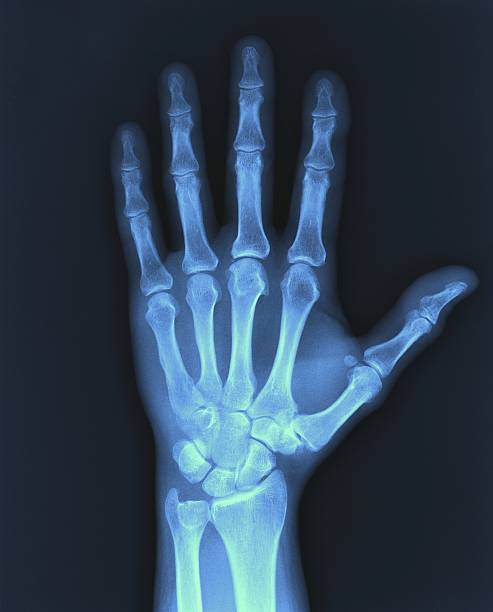
#> input picture ImgEnhance/xray.jpg, 493 x 612 px
$ jupyter execute --allow-errors enhance.ipynb
#> lines starting #> are read from the running program, lines starting #| are printed output that depends on the picture; after the words box and inside, x2 and y2 are one past the last pixel; in counts of white or black regions, pixels touching at a corner belong together
[cell 1]
import cv2
import numpy as np
import matplotlib.pyplot as plt

[cell 2]
# Load the image (grayscale or color)
image_path = 'xray.jpg'  # Replace with your image path
image = cv2.imread(image_path, cv2.IMREAD_GRAYSCALE)  # For grayscale, use IMREAD_GRAYSCALE; for color, remove this flag
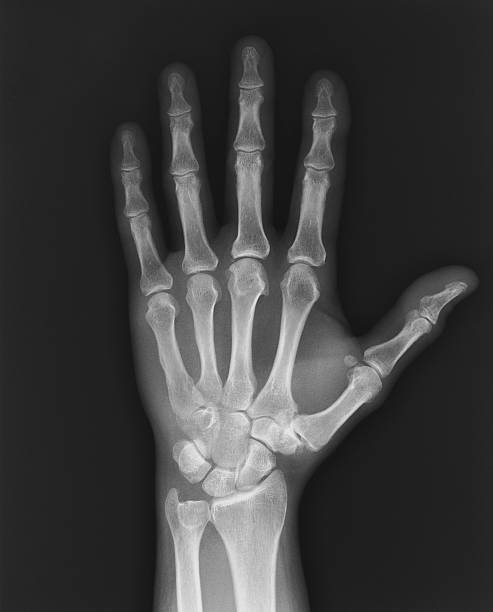
#> image: shape (612, 493); min 16, max 243, mean 62.1

[cell 3]
# 1. Histogram Equalization
hist_eq_image = cv2.equalizeHist(image)
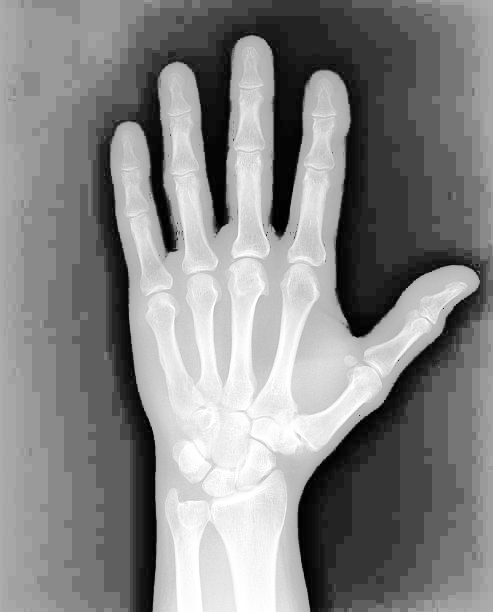
#> hist_eq_image: shape (612, 493); min 0, max 255, mean 132.7

# 2. Contrast Limited Adaptive Histogram Equalization (CLAHE)
clahe = cv2.createCLAHE(clipLimit=2.0, tileGridSize=(8, 8))
clahe_image = clahe.apply(image)
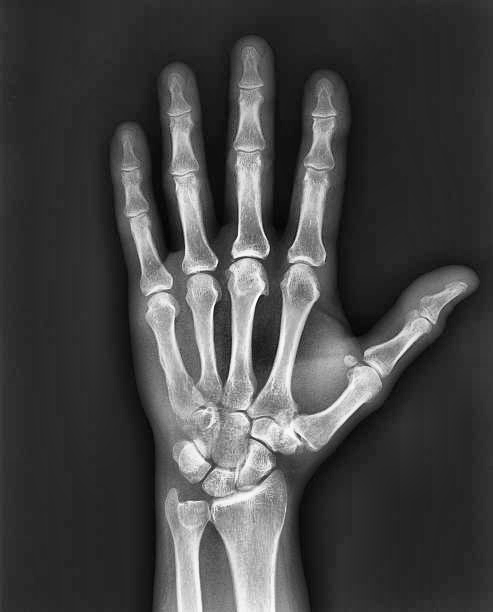
#> clahe_image: shape (612, 493); min 4, max 253, mean 69.2
# 3. Unsharp Masking (Enhancing edges)
blurred = cv2.GaussianBlur(image, (9, 9), 10.0)
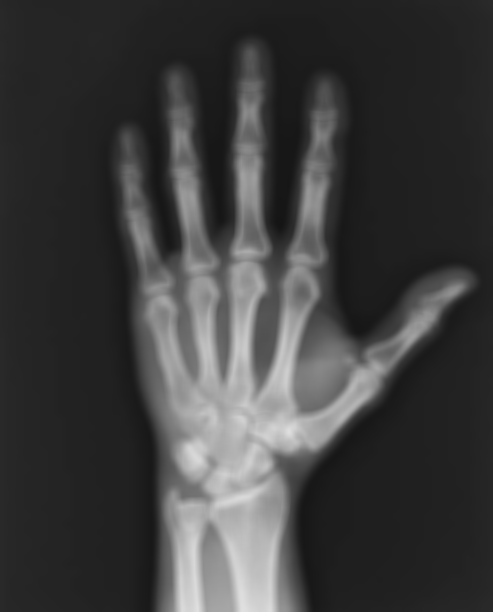
#> blurred: shape (612, 493); min 20, max 224, mean 62.1
unsharp_image = cv2.addWeighted(image, 1.5, blurred, -0.5, 0)

# 4. Noise Reduction (Denoising)
denoised_image = cv2.fastNlMeansDenoising(image, None, 30, 7, 21)

# 5. Edge Detection using Canny
edges_image = cv2.Canny(image, 100, 200)
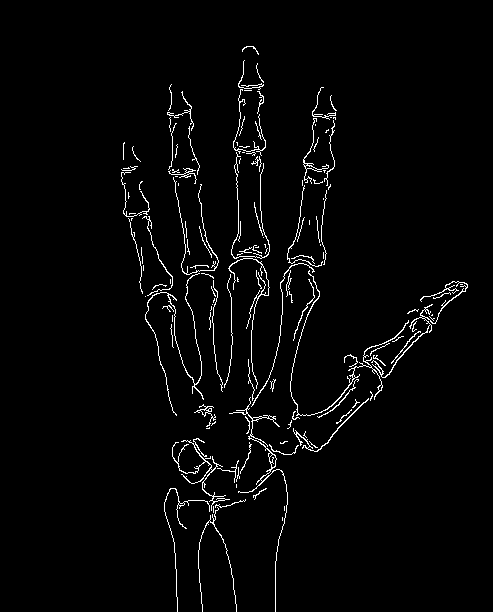
#> edges_image: shape (612, 493); 2.5% white in thin lines or dots, all inside (x1, y1, x2, y2) = (121, 46, 468, 612)

# Display all results together
plt.figure(figsize=(15, 10))

[cell 4]
# Original Image
plt.subplot(2, 3, 1)
plt.imshow(image, cmap='gray')
plt.title('Original Image')
plt.axis('off')

[cell 5]
# Histogram Equalization
plt.subplot(2, 3, 2)
plt.imshow(hist_eq_image, cmap='gray')
plt.title('Histogram Equalization')
plt.axis('off')
#> (the rest of this cell did not finish here and is left out)

[cell 6]
# CLAHE
plt.subplot(2, 3, 3)
plt.imshow(clahe_image, cmap='gray')
plt.title('CLAHE')
plt.axis('off')
#> (the rest of this cell did not finish here and is left out)

[cell 7]
# Unsharp Masking
plt.subplot(2, 3, 4)
plt.imshow(unsharp_image, cmap='gray')
plt.title('Unsharp Masking')
plt.axis('off')
#> (the rest of this cell did not finish here and is left out)

[cell 8]
# Noise Reduction
plt.subplot(2, 3, 5)
plt.imshow(denoised_image, cmap='gray')
plt.title('Noise Reduction')
plt.axis('off')
#> (the rest of this cell did not finish here and is left out)

[cell 9]
# Edge Detection
plt.subplot(2, 3, 6)
plt.imshow(edges_image, cmap='gray')
plt.title('Edge Detection')
plt.axis('off')
#> (the rest of this cell did not finish here and is left out)

[cell 10]
plt.tight_layout()
plt.show()

[cell 11]
# Original Image
plt.subplot(2, 3, 1)
plt.imshow(image, cmap='gray')
plt.title('Original Image')
plt.axis('off')

# Histogram Equalization
plt.subplot(2, 3, 2)
plt.imshow(hist_eq_image, cmap='gray')
plt.title('Histogram Equalization')
plt.axis('off')

# CLAHE
plt.subplot(2, 3, 3)
plt.imshow(clahe_image, cmap='gray')
plt.title('CLAHE')
plt.axis('off')

# Unsharp Masking
plt.subplot(2, 3, 4)
plt.imshow(unsharp_image, cmap='gray')
plt.title('Unsharp Masking')
plt.axis('off')
# Noise Reduction
plt.subplot(2, 3, 5)
plt.imshow(denoised_image, cmap='gray')
plt.title('Noise Reduction')
plt.axis('off')

# Edge Detection
plt.subplot(2, 3, 6)
plt.imshow(edges_image, cmap='gray')
plt.title('Edge Detection')
plt.axis('off')

plt.tight_layout()
plt.show()

[cell 12]
import cv2
import numpy as np
import matplotlib.pyplot as plt

# Load the image (grayscale or color)
image_path = 'xray.jpg'  # Replace with your image path
image = cv2.imread(image_path, cv2.IMREAD_GRAYSCALE)  # For grayscale, use IMREAD_GRAYSCALE

# Original Image
plt.subplot(2, 3, 1)
plt.imshow(image, cmap='gray')
plt.title('Original Image')
plt.axis('off')

# Histogram Equalization
hist_eq_image = cv2.equalizeHist(image)
plt.subplot(2, 3, 2)
plt.imshow(hist_eq_image, cmap='gray')
plt.title('Histogram Equalization')
plt.axis('off')

# CLAHE (Contrast Limited Adaptive Histogram Equalization)
clahe = cv2.createCLAHE(clipLimit=2.0, tileGridSize=(8, 8))
clahe_image = clahe.apply(image)
plt.subplot(2, 3, 3)
plt.imshow(clahe_image, cmap='gray')
plt.title('CLAHE')
plt.axis('off')

# Unsharp Masking (for edge enhancement)
blurred_image = cv2.GaussianBlur(image, (9, 9), 10.0)
unsharp_image = cv2.addWeighted(image, 1.5, blurred_image, -0.5, 0)
plt.subplot(2, 3, 4)
plt.imshow(unsharp_image, cmap='gray')
plt.title('Unsharp Masking')
plt.axis('off')

# Noise Reduction (using a bilateral filter)
denoised_image = cv2.bilateralFilter(image, d=9, sigmaColor=75, sigmaSpace=75)
plt.subplot(2, 3, 5)
plt.imshow(denoised_image, cmap='gray')
plt.title('Noise Reduction')
plt.axis('off')

# Edge Detection (using Canny edge detection)
edges_image = cv2.Canny(image, 100, 200)
plt.subplot(2, 3, 6)
plt.imshow(edges_image, cmap='gray')
plt.title('Edge Detection')
plt.axis('off')

# Display the results
plt.tight_layout()
plt.show()
